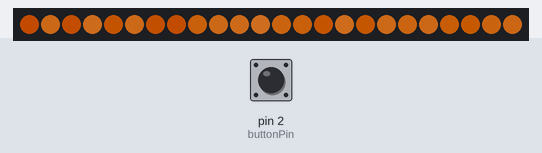
Bench run of a sketch on a simulated Arduino Uno, built with avr-gcc and run on an emulated ATmega328P. On the bench: 24 RGB LEDs in strip order, left to right. The inputs (shaded band) are chosen by the test bench; at power-on: pin 2 (buttonPin) LOW. Dim RGB values are drawn brighter than linear; random numbers use the default seed unless the sketch sets one; what the sketch prints to the serial monitor is not drawn.

Above: at 1.04 s.
1.3 s: pin 2 (buttonPin) pulled HIGH for 0.15 s
At 1.65 s:
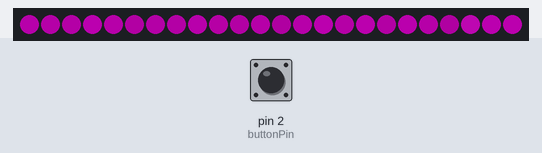
3.0 s: pin 2 (buttonPin) pulled HIGH for 1 s
At 3.22 s:
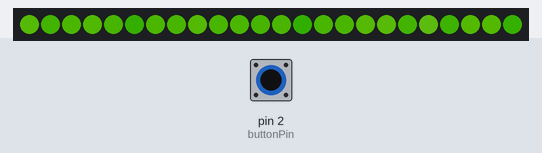
5.5 s: pin 2 (buttonPin) pulled HIGH for 0.15 s
At 5.98 s:
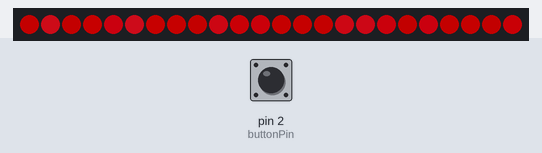
7.4 s: pin 2 (buttonPin) pulled HIGH for 1 s
At 9.61 s:
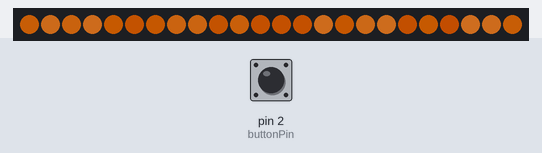

The sketch:

halloweenfire.ino
```cpp
#include <Adafruit_NeoPixel.h>
#ifdef __AVR__
  #include <avr/power.h>
#endif

#define PIN 6

//  The overall fire brightness
//  (this can affect both color levels and power consumption)
int brightness = 128;

struct RGB {
  byte r;
  byte g;
  byte b;
};

//  The flame color array (the first is the default):
RGB flameColors[] = {
  { 226, 121, 35},  // Orange flame
  { 158, 8, 148},   // Purple flame
  { 74, 150, 12},   // Green flame
  { 226, 15, 30}    // Red flame
  };

//  Number of flame colors
int NUMBER_OF_COLORS = sizeof(flameColors) / sizeof(RGB);

//  Tracks the current color
int currentColorIndex = 0;

//  The button pin
const int buttonPin = 2;

//  Variable for reading the pushbutton status
int buttonState = 0;

//  Tracking if it's ok to shift colors or not
bool okToChangeColors = true;

// Parameter 1 = number of pixels in strip
// Parameter 2 = Arduino pin number (most are valid)
// Parameter 3 = pixel type flags, add together as needed:
//   NEO_KHZ800  800 KHz bitstream (most NeoPixel products w/WS2812 LEDs)
//   NEO_KHZ400  400 KHz (classic 'v1' (not v2) FLORA pixels, WS2811 drivers)
//   NEO_GRB     Pixels are wired for GRB bitstream (most NeoPixel products)
//   NEO_RGB     Pixels are wired for RGB bitstream (v1 FLORA pixels, not v2)
Adafruit_NeoPixel strip = Adafruit_NeoPixel(24, PIN, NEO_GRB + NEO_KHZ800);

// IMPORTANT: To reduce NeoPixel burnout risk, add 1000 uF capacitor across
// pixel power leads, add 300 - 500 Ohm resistor on first pixel's data input
// and minimize distance between Arduino and first pixel.  Avoid connecting
// on a live circuit...if you must, connect GND first.
// For the ultimate NeoPixel guide, check out:
// https://learn.adafruit.com/adafruit-neopixel-uberguide/overview

void setup() {
  Serial.begin(9600);
  Serial.print(NUMBER_OF_COLORS);

  strip.begin();
  strip.setBrightness(brightness);
  strip.show(); // Initialize all pixels to 'off'

  // initialize the pushbutton pin as an input:
  pinMode(buttonPin, INPUT);
}

void loop() {
  //  Get the current colors based on the color index:
  RGB currentColor = flameColors[currentColorIndex];

  // read the state of the pushbutton value:
  buttonState = digitalRead(buttonPin);

  //  Button is being pressed and it's OK to change colors:
  if (buttonState == HIGH) {
    if(okToChangeColors){
      okToChangeColors = false;

      //  Shift to another color flame:
      if(currentColorIndex < (NUMBER_OF_COLORS - 1)){
        currentColorIndex++;
      } else {
        currentColorIndex = 0;
      }
    }
  }
  else {
    okToChangeColors = true;
  }

  //  Flicker, based on our initial RGB values
  for(int i=0; i<strip.numPixels(); i++) {
    int flicker = random(0,55);
    int r1 = currentColor.r-flicker;
    int g1 = currentColor.g-flicker;
    int b1 = currentColor.b-flicker;
    if(g1<0) g1=0;
    if(r1<0) r1=0;
    if(b1<0) b1=0;
    strip.setPixelColor(i,r1,g1, b1);
  }
  strip.show();

  //  Adjust the delay here, if you'd like.  Right now, it randomizes the
  //  color switch delay to give a sense of realism
  delay(random(10,113));
}
```
